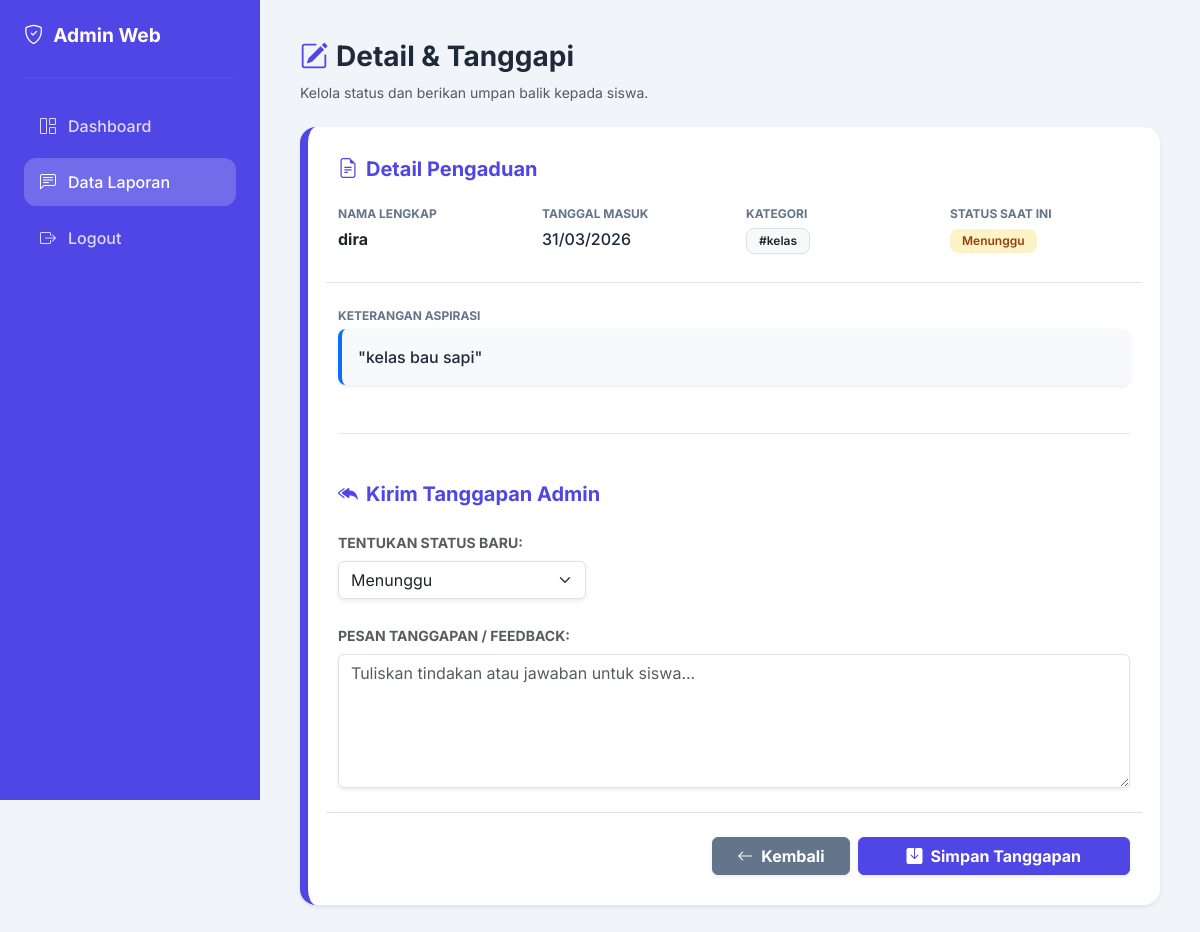
The page /tanggapi.php?id=10 (signed in) on the database its author committed.
### tables this page shows
CREATE TABLE `aspirasi` (
  `id_aspirasi` int NOT NULL,
  `nis` char(10) NOT NULL,
  `id_kategori` int NOT NULL,
  `lokasi` varchar(50) NOT NULL,
  `keterangan` text NOT NULL,
  `foto` varchar(255) DEFAULT NULL,
  `tanggal` date NOT NULL,
  `status` enum('Menunggu','Proses','Selesai') NOT NULL DEFAULT 'Menunggu',
  `feedback` text
);

CREATE TABLE `siswa` (
  `nis` char(10) NOT NULL,
  `nama` varchar(50) NOT NULL,
  `kelas` varchar(10) NOT NULL,
  `password` varchar(255) NOT NULL
);

CREATE TABLE `kategori` (
  `id_kategori` int NOT NULL,
  `nama_kategori` varchar(50) NOT NULL
);

### functions.php (called while the page is built, shortened)
<?php
$conn = mysqli_connect("localhost", "root", "", "db_pengaduan_sekolah");
function query($query) {
    global $conn;
    $result = mysqli_query($conn, $query);
    $rows = [];
    while($row = mysqli_fetch_assoc($result)) {
        $rows[] = $row;
    }
    return $rows;
}
?>

### tanggapi.php (the view, shortened to what this page needs)
<?php
require 'functions.php';
$id = $_GET['id'];
$row = query("SELECT aspirasi.*, siswa.nama, kategori.nama_kategori
              FROM aspirasi
              JOIN siswa ON aspirasi.nis = siswa.nis
              JOIN kategori ON aspirasi.id_kategori = kategori.id_kategori
              WHERE aspirasi.id_aspirasi = '$id'")[0];
?>
<!DOCTYPE html>
<html lang="id">
<head>
    <link href="https://cdn.jsdelivr.net/npm/bootstrap@5.3.2/dist/css/bootstrap.min.css" rel="stylesheet">
    <link rel="stylesheet" href="https://cdn.jsdelivr.net/npm/bootstrap-icons@1.11.1/font/bootstrap-icons.css">
</head>
<body>
    <div class="sidebar">
        <h4><i class="bi bi-shield-check"></i> Admin Web</h4>
        <hr class="my-4" style="border-color: rgba(255,255,255,0.2);">
        <div class="nav-container">
            <a href="admin.php"><i class="bi bi-grid-1x2"></i> Dashboard</a>
            <a href="data_laporan.php" class="active"><i class="bi bi-chat-left-text"></i> Data Laporan</a>
            <a href="logout.php"><i class="bi bi-box-arrow-right"></i> Logout</a>
        </div>
    </div>
    <div class="content">
        <div class="mb-4">
            <h3 class="fw-bold"><i class="bi bi-pencil-square text-dashboard me-2"></i>Detail & Tanggapi</h3>
            <p class="text-muted small">Kelola status dan berikan umpan balik kepada siswa.</p>
        </div>
        <div class="row">
            <div class="col-12">
                <div class="card-box shadow-sm">
                    <h5 class="fw-bold mb-4 text-dashboard"><i class="bi bi-file-earmark-text me-2"></i>Detail Pengaduan</h5>
                    <div class="row border-bottom mb-4 pb-2">
                        <div class="col-md-3 col-6">
                            <div class="info-label">Nama Lengkap</div>
                            <div class="info-value text-dark fw-bold"><?= $row['nama']; ?></div>
                        </div>
                        <div class="col-md-3 col-6">
                            <div class="info-label">Tanggal Masuk</div>
                            <div class="info-value"><?= date('d/m/Y', strtotime($row['tanggal'])); ?></div>
                        </div>
                        <div class="col-md-3 col-6">
                            <div class="info-label">Kategori</div>
                            <div class="info-value"><span class="badge bg-light text-dark border">#<?= $row['nama_kategori']; ?></span></div>
                        </div>
                        <div class="col-md-3 col-6">
                            <div class="info-label">Status Saat Ini</div>
                            <div class="info-value">
                                <span class="badge <?= strtolower($row['status']) ?>">
                                    <?= $row['status']; ?>
                                </span>
                            </div>
                        </div>
                    </div>
                    <div class="mb-4">
                        <div class="info-label">Keterangan Aspirasi</div>
                        <div class="info-value p-3 bg-light rounded-3 border-start border-4 border-primary shadow-sm">
                            "<?= $row['keterangan']; ?>"
                        </div>
                    </div>
                    <hr class="my-5" style="opacity: 0.1;">
                    <h5 class="fw-bold mb-4 text-dashboard"><i class="bi bi-reply-all-fill me-2"></i>Kirim Tanggapan Admin</h5>
                    <form action="" method="POST">
                        <div class="row">
                            <div class="col-md-4 mb-4">
                                <label class="form-label small fw-bold text-muted text-uppercase">Tentukan Status Baru:</label>
                                <select name="status" class="form-select shadow-sm" required>
                                    <option value="Menunggu" <?= ($row['status'] == 'Menunggu') ? 'selected' : ''; ?>>Menunggu</option>
                                </select>
                            </div>
                            <div class="col-12 mb-4">
                                <label class="form-label small fw-bold text-muted text-uppercase">Pesan Tanggapan / Feedback:</label>
                                <textarea name="tanggapan" class="form-control shadow-sm" rows="5" placeholder="Tuliskan tindakan atau jawaban untuk siswa..." required><?= $row['feedback']; ?></textarea>
                            </div>
                            <div class="col-12 d-flex flex-wrap gap-2 justify-content-end border-top pt-4">
                                <a href="data_laporan.php" class="btn btn-kembali px-4 fw-bold shadow-sm">
                                    <i class="bi bi-arrow-left me-2"></i>Kembali
                                </a>
                                <button type="submit" name="submit_tanggapan" class="btn btn-dashboard px-5 fw-bold shadow-sm">
                                    <i class="bi bi-save-fill me-2"></i>Simpan Tanggapan
                                </button>
                            </div>
                        </div>
                    </form>
                </div>
            </div>
        </div>
    </div>
</body>
</html>

### tanggapi.php (style rules this page uses)
body { font-family: 'Inter', sans-serif; background-color: #f1f5f9; color: #1e293b; margin: 0; }
.sidebar { width: 260px; height: 100vh; position: fixed; background-color: #4f46e5; padding: 24px; z-index: 100; color: white; transition: all 0.3s; }
.sidebar h4 { font-weight: 700; font-size: 1.2rem; margin-bottom: 30px; display: flex; align-items: center; gap: 10px; }
.sidebar a { display: flex; align-items: center; gap: 12px; color: rgba(255,255,255,0.8); padding: 12px 16px; border-radius: 12px; margin-bottom: 8px; text-decoration: none; font-weight: 500; }
.sidebar a:hover, .sidebar a.active { background-color: rgba(255,255,255,0.2); color: #ffffff; }
.content { margin-left: 260px; padding: 40px; transition: all 0.3s; }
.card-box { background: white; border-radius: 16px; padding: 30px; box-shadow: 0 10px 25px -5px rgba(0, 0, 0, 0.05); border-left: 8px solid #4f46e5; }
.text-dashboard { color: #4f46e5 !important; }
.btn-dashboard { background-color: #4f46e5 !important; border-color: #4f46e5 !important; color: white !important; }
.btn-kembali { background-color: #64748b !important; border-color: #64748b !important; color: white !important; }
.info-label { font-size: 0.75rem; font-weight: 700; color: #64748b; text-transform: uppercase; margin-bottom: 4px; }
.info-value { font-weight: 500; color: #1e293b; margin-bottom: 20px; }
.badge { padding: 6px 12px; border-radius: 8px; font-weight: 600; }
.badge.menunggu { background-color: #fef3c7; color: #92400e; }

### rows shown on the page
aspirasi: siswa.nama "dira", tanggal "31/03/2026", id_kategori.nama_kategori "kelas", status "Menunggu", keterangan "kelas bau sapi"
